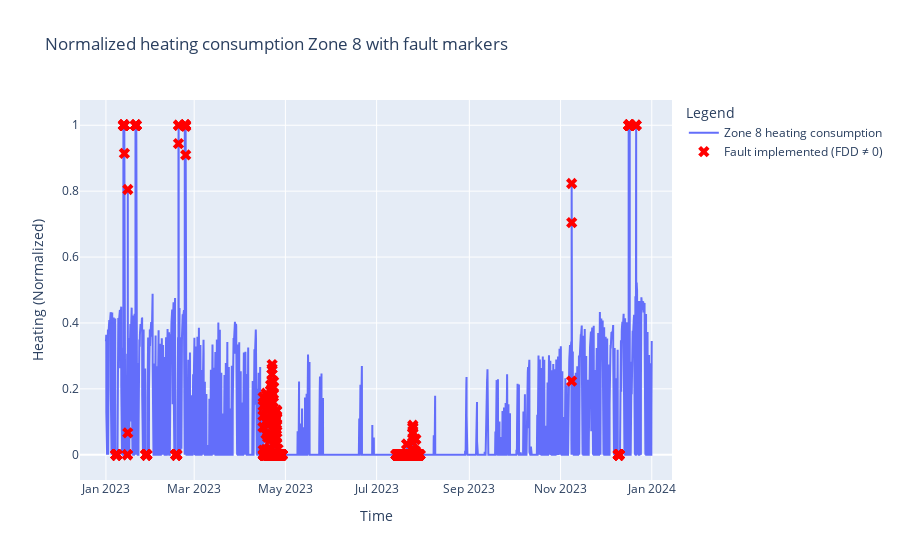

Notebook code cell kept with this figure:
### Code cell
# Create figure
fig = go.Figure()

# Plot the temperature curve
fig.add_trace(go.Scatter(
    x=df_simulated['Time'], 
    y=df_simulated['Local heating units, W, zone 8'], 
    mode='lines', 
    name='Zone 8 heating consumption',
))

# Find timestamps where "FDD, zone 1" is NOT 0
fault_indices = df_simulated['FDD, zone 8'] != 0
fault_times = df_simulated.loc[fault_indices, 'Time']
fault_temps = df_simulated.loc[fault_indices, 'Local heating units, W, zone 8']

# Add markers for fault occurrences
fig.add_trace(go.Scatter(
    x=fault_times,
    y=fault_temps,
    mode='markers',
    marker=dict(color='red', size=10, symbol='x'),
    name='Fault implemented (FDD ≠ 0)'
))

# Customize layout
fig.update_layout(
    title="Normalized heating consumption Zone 8 with fault markers",
    xaxis_title="Time",
    yaxis_title="Heating (Normalized)",
    legend_title="Legend",
    template="plotly", 
)

# Show the plot
fig.show()

### Figure 1 — Plotly figure (JSON) as saved in the notebook; plotly's stock layout.template omitted (floating-point values rounded to 4 significant figures; data arrays with more than 128 entries replaced by an {"elided": "..."} marker saying what was removed)
{"data": [{"mode": "lines", "name": "Zone 8 heating consumption", "type": "scatter", "x": {"elided": "8760 str values"}, "y": {"elided": "8760 float values"}}, {"marker": {"color": "red", "size": 10, "symbol": "x"}, "mode": "markers", "name": "Fault implemented (FDD ≠ 0)", "type": "scatter", "x": {"elided": "845 str values"}, "y": {"elided": "845 float values"}}], "layout": {"legend": {"title": {"text": "Legend"}}, "title": {"text": "Normalized heating consumption Zone 8 with fault markers"}, "xaxis": {"title": {"text": "Time"}}, "yaxis": {"title": {"text": "Heating (Normalized)"}}}}
